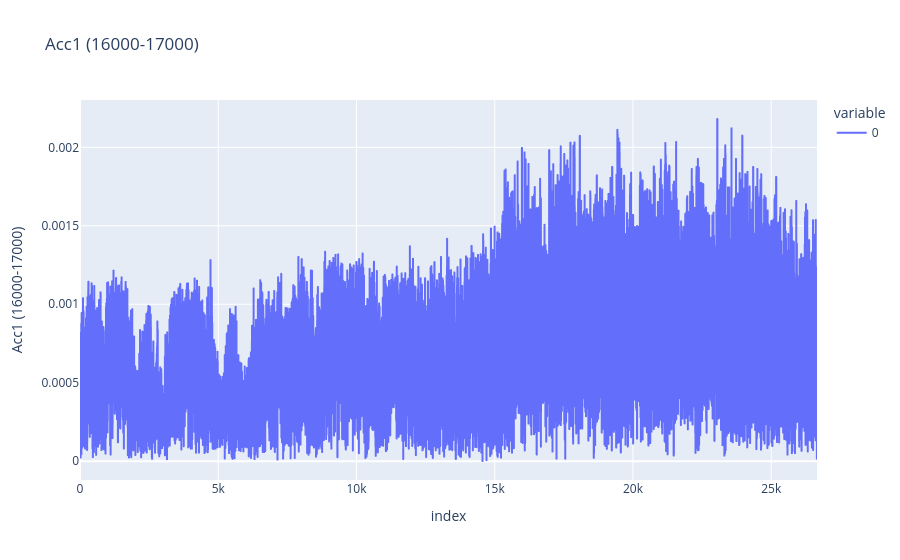

Notebook code for this chart:
### Code cell
px.line(
    np.array(pro_data[f"acc{sensor}"].to_list())[:, 4],
).show()

### Figure 1 — Plotly figure (JSON) as saved in the notebook; plotly's stock layout.template omitted (floating-point values rounded to 4 significant figures; data arrays with more than 128 entries replaced by an {"elided": "..."} marker saying what was removed)
{"data": [{"hovertemplate": "variable=0<br>index=%{x}<br>Acc1 (16000-17000)=%{y}<extra></extra>", "legendgroup": "0", "line": {"color": "#636efa", "dash": "solid"}, "marker": {"symbol": "circle"}, "mode": "lines", "name": "0", "showlegend": true, "type": "scattergl", "x": {"elided": "26657 int values"}, "xaxis": "x", "y": {"elided": "26657 float values"}, "yaxis": "y"}], "layout": {"legend": {"title": {"text": "variable"}, "tracegroupgap": 0}, "title": {"text": "Acc1 (16000-17000)"}, "xaxis": {"anchor": "y", "domain": [0, 1], "title": {"text": "index"}}, "yaxis": {"anchor": "x", "domain": [0, 1], "title": {"text": "Acc1 (16000-17000)"}}}}
